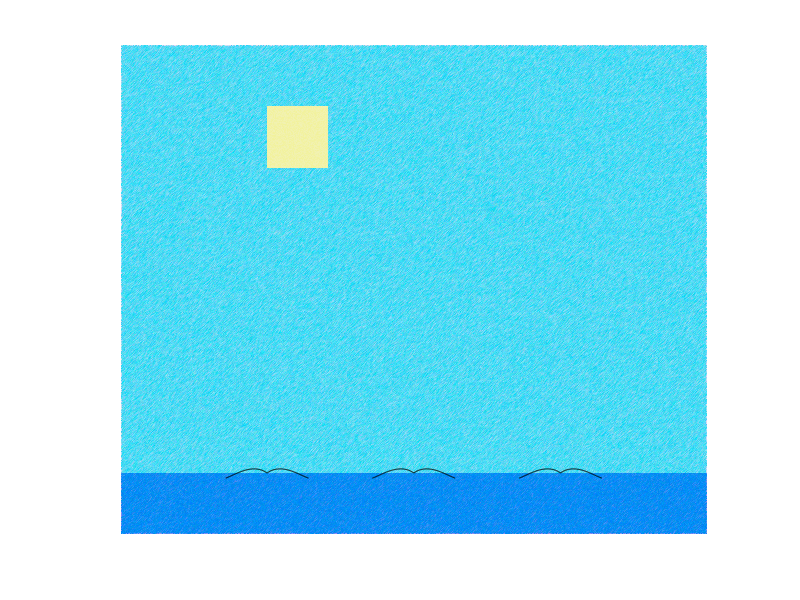

The MATLAB source for this figure: (Note: this script raises an error after producing the figure.)
clear;close all;
Nx=1200;Ny=1000;Nperiod=6;Nt=500;Npoints_max=300;
s=1:90;
A0=0.0002;
B0=-0.03;
C0=0.7;
phi0=A0*s.^2+B0*s+C0;
x1=cumsum(cos(phi0));x1=[-x1(end:-1:1),x1];x1=x1+Nx/4;
y1=cumsum(sin(phi0));y1=[y1(end:-1:1),y1];y1=y1+Ny/8;
x2=cumsum(cos(phi0));x2=[-x2(end:-1:1),x2];x2=x2+2*Nx/4;
y2=cumsum(sin(phi0));y2=[y2(end:-1:1),y2];y2=y2+Ny/8;
x3=cumsum(cos(phi0));x3=[-x3(end:-1:1),x3];x3=x3+3*Nx/4;
y3=cumsum(sin(phi0));y3=[y3(end:-1:1),y3];y3=y3+Ny/8;
figure;background=randi(10,Ny,Nx,3)/100+0.9;background(:,:,1)=randi(80,Ny,Nx,1)/100+0.1;
background(3:Ny-2,3:Nx-2,1)=(background(1:Ny-4,1:Nx-4,1)+background(2:Ny-3,2:Nx-3,1)+background(3:Ny-2,3:Nx-2,1)+background(4:Ny-1,4:Nx-1,1)+background(5:Ny,5:Nx,1))/5-0.2;
background(:,:,2)=background(:,:,2)-0.1;
background(1:Ny/8,:,1:2)=background(1:Ny/8,:,1:2)-0.3;%ocean
% background(1:round(Ny/10),:,1)=background(1:round(Ny/10),:,1)-0.4;
% background(round(1+Ny/8):Ny,:,2:3)=background(round(1+Ny/8):Ny,:,2:3)-0.2;
background(round(6*Ny/8):round(7*Ny/8),round(Nx/4):round(Nx/4+Ny/8),3)=background(round(6*Ny/8):round(7*Ny/8),round(Nx/4):round(Nx/4+Ny/8),3)-0.3;%sun
background(round(6*Ny/8):round(7*Ny/8),round(Nx/4):round(Nx/4+Ny/8),1:2)=0.95;
image(background);set(gca,'YDir','normal');hold on;axis off;
bird1=plot(x1,y1,'k-');
bird2=plot(x2,y2,'k-');
bird3=plot(x3,y3,'k-');
axis equal;
D1=cumsum(smooth(0.003*(randi(11,Npoints_max+10,1)-6),Npoints_max/10));
D1=D1(5:4+Npoints_max)-D1(5);
D2=cumsum(smooth(0.003*(randi(11,Npoints_max+10,1)-6),Npoints_max/10));
D2=D2(5:4+Npoints_max)-D2(5);
D3=cumsum(smooth(0.003*(randi(11,Npoints_max+10,1)-6),Npoints_max/10));
D3=D3(5:4+Npoints_max)-D3(5);
Np1(1:Nt)=Npoints_max*(1:Nt)/Nt;
Np2(1:Nt)=Npoints_max*(1:Nt)/Nt*2;Np2(round(Nt/2):Nt)=Npoints_max;
Np3(1:Nt)=Npoints_max*(1:Nt)/Nt/5;
for it=1:Nt
    B=B0+0.001*sin(it/Nt*Nperiod*2*pi);
    A=A0+0.00005*sin(it/Nt*Nperiod*2*pi);
    C=C0+0.3*sin(it/500*Nperiod*2*pi);
    phi0=A*s.^2+B*s+C;
    x1=cumsum(cos(phi0));x1=[-x1(end:-1:1),x1];
    y1=cumsum(sin(phi0));y1=[y1(end:-1:1),y1];
    x2=cumsum(cos(phi0));x2=[-x2(end:-1:1),x2];
    y2=cumsum(sin(phi0));y2=[y2(end:-1:1),y2];
    x3=cumsum(cos(phi0));x3=[-x3(end:-1:1),x3];
    y3=cumsum(sin(phi0));y3=[y3(end:-1:1),y3];
    xR1=x1*cos(D1(ceil(Np1(it))))-y1*sin(D1(ceil(Np1(it))))-1.8*Ny*3/4/Nt*sum(sin(D1(1:ceil(Np1(it)))));xR1=xR1+Nx/4;
    yR1=x1*sin(D1(ceil(Np1(it))))+y1*cos(D1(ceil(Np1(it))))+1.8*Ny*3/4/Nt*sum(cos(D1(1:ceil(Np1(it)))));yR1=yR1+Ny/8;
    xR2=x2*cos(D2(ceil(Np2(it))))-y2*sin(D2(ceil(Np2(it))))-1.8*Ny*3/4/Nt*sum(sin(D2(1:ceil(Np2(it)))));xR2=xR2+2*Nx/4;
    yR2=x2*sin(D2(ceil(Np2(it))))+y2*cos(D2(ceil(Np2(it))))+1.8*Ny*3/4/Nt*sum(cos(D2(1:ceil(Np2(it)))));yR2=yR2+Ny/8;
    xR3=x3*cos(D3(ceil(Np3(it))))-y3*sin(D3(ceil(Np3(it))))-1.8*Ny*3/4/Nt*sum(sin(D3(1:ceil(Np3(it)))));xR3=xR3+3*Nx/4;
    yR3=x3*sin(D3(ceil(Np3(it))))+y3*cos(D3(ceil(Np3(it))))+1.8*Ny*3/4/Nt*sum(cos(D3(1:ceil(Np3(it)))));yR3=yR3+Ny/8;
    delete(bird1);
    delete(bird2);
    delete(bird3);
    bird1=plot(xR1,yR1,'-','Linewidth',3,'color',[(sin(it/Nt*Nperiod*2*pi)+1)/3 (sin(it/Nt*Nperiod*2*pi)+1)/3/2 it/Nt*0.3]);
    bird2=plot(xR2,yR2,'-','Linewidth',3,'color',[(sin(it/Nt*Nperiod*2*pi)+1)/3 it/Nt*0.3 (sin(it/Nt*Nperiod*2*pi)+1)/3/2]);
    bird3=plot(xR3,yR3,'-','Linewidth',3,'color',[it/Nt*0.3 (sin(it/Nt*Nperiod*2*pi)+1)/3 (sin(it/Nt*Nperiod*2*pi)+1)/3/2]);
    axis equal;
    axis([0,Nx,1,Ny]);
    pause(0.001);
end